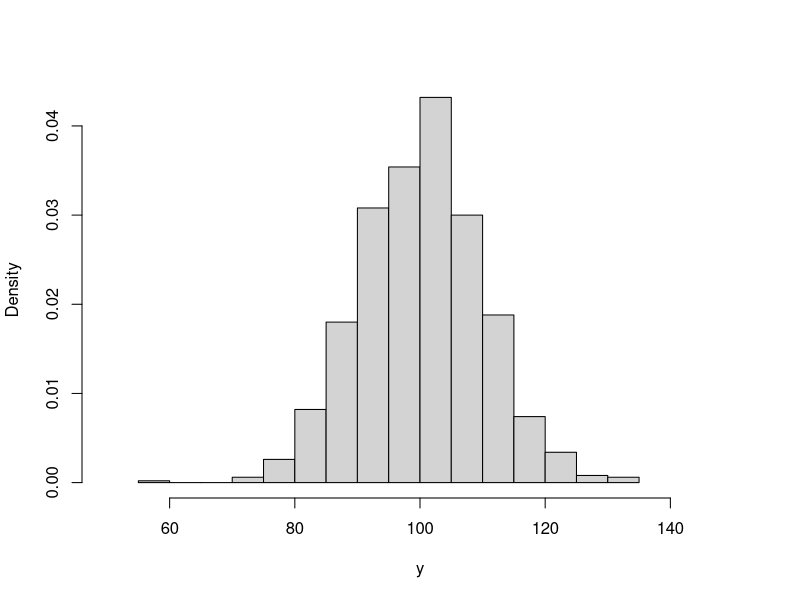
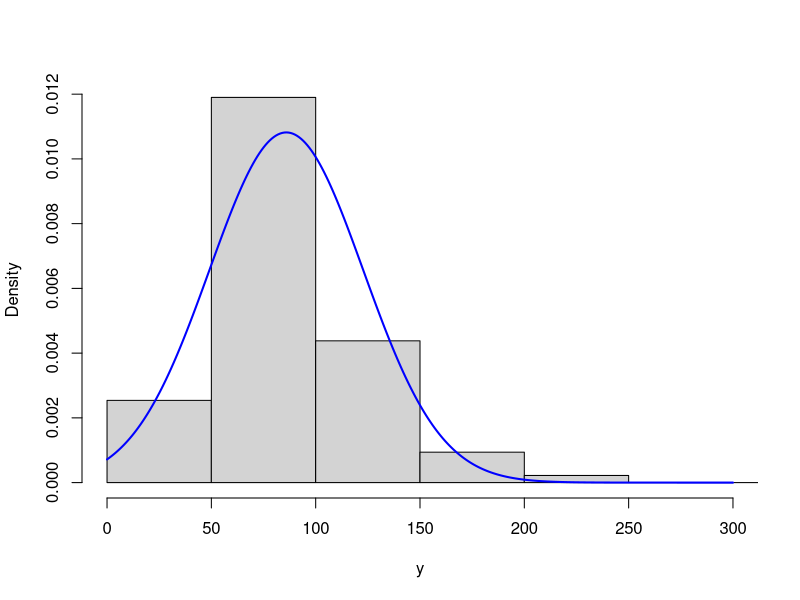
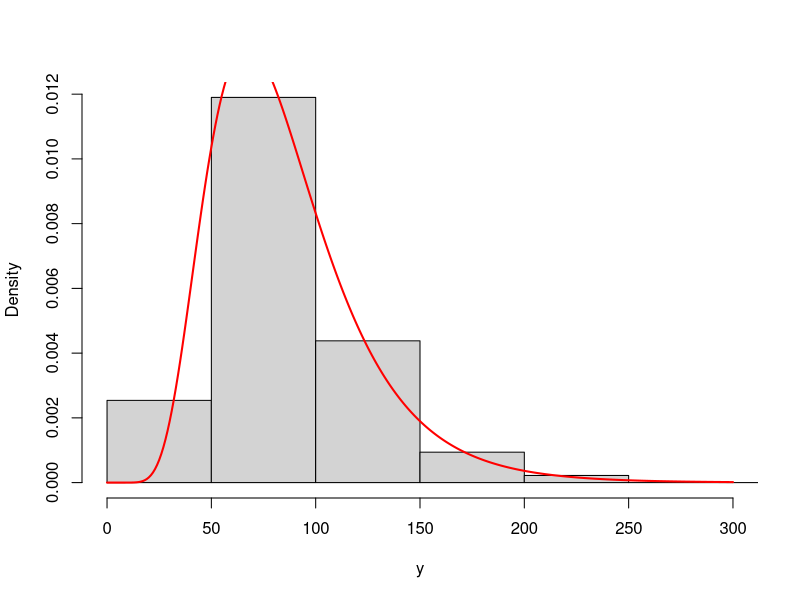
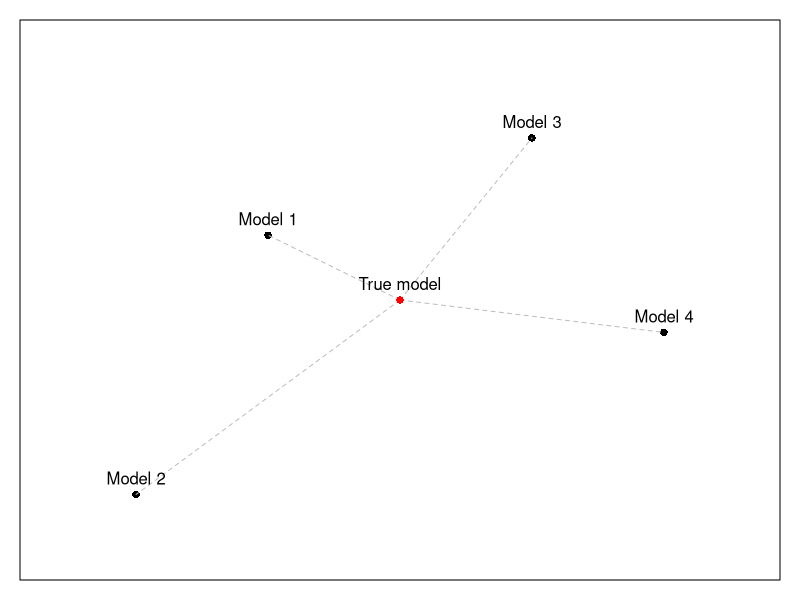

The R source for these figures, in order:
## ---- chunk 1
y <- rnorm(1000, 100, 10)
hist(y, xlim=c(50,150), main="", probability=TRUE)
## ---- chunk 2
sum(dnorm(y,80,10,log=T))
## ---- chunk 3
y <- rlnorm(1000, log(80), 0.4)
hist(y, main="", probability=T, xlim=c(0,300))
lines(c(0:300),dnorm(c(0:300),mean(y),sd(y)),col="blue",lwd=2)
## ---- chunk 4
hist(y, main="", probability=T, xlim=c(0,300))
lines(c(0:300),dlnorm(c(0:300),mean(log(y)),sd(log(y))),col="red",lwd=2)
## ---- chunk 5
par(mar=c(1,1,1,1))
plot(c(0,-3,-6,3,6),c(0,2,-6,5,-1),xlim=c(-8,8),ylim=c(-8,8),pch=16,axes=F,xlab="",ylab="")
lines(c(0,-3),c(0,2), col="grey", lty=2)
lines(c(0,-6),c(0,-6), col="grey", lty=2)
lines(c(0,3),c(0,5), col="grey", lty=2)
lines(c(0,6),c(0,-1), col="grey", lty=2)
points(0,0,col="red",pch=16)
text(c(0,-3,-6,3,6),c(0,2,-6,5,-1),c("True model","Model 1","Model 2","Model 3","Model 4"),pos=3)
box()
